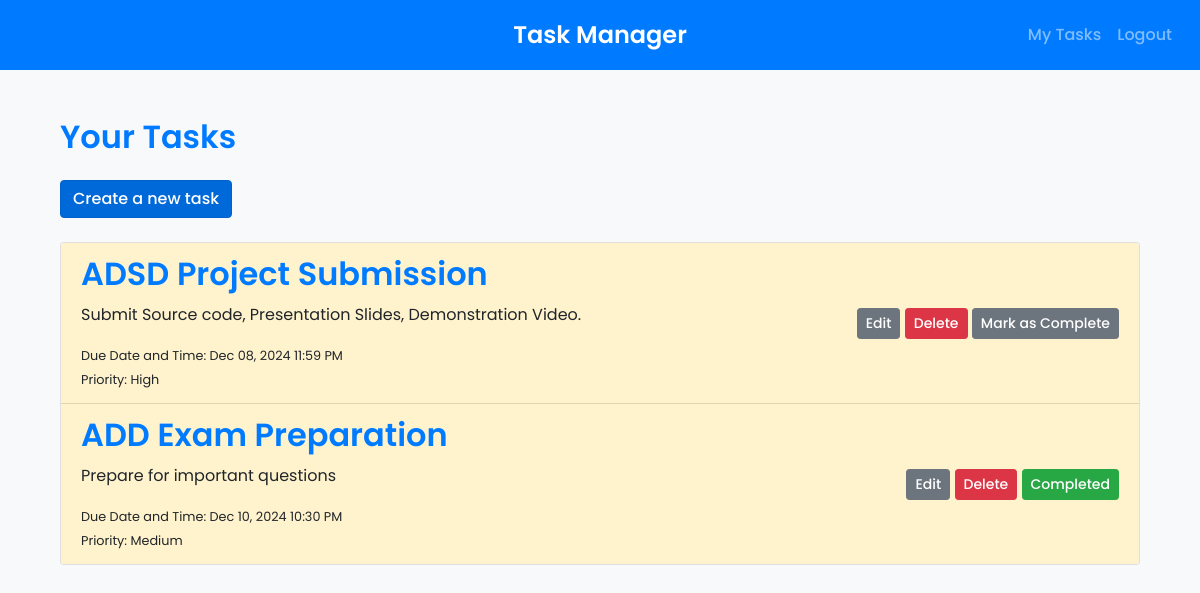
The page /tasks (signed in) on the database its author committed.
### app.py (models this page shows)
class Task(Model):
    title = CharField()
    description = CharField()
    due_date = DateTimeField()
    priority = CharField()
    assigned_to = ForeignKeyField(User, backref='tasks')  # Link task to a user
    completed = BooleanField(default=False) # type: ignore
    class Meta:
        database = db

### app.py (the view)
@app.route('/tasks')
@login_required
def list_user_tasks():
    tasks = Task.select().where(Task.assigned_to == current_user.id)
    return render_template('tasks.html', tasks=tasks)

### app.py (called while the page is built)
@login_manager.user_loader
def load_user(user_id):
    return User.get_or_none(User.id == int(user_id))

### templates/tasks.html
{% extends "base.html" %}
{% block content %}
<div class="container mt-5">
       <h2 class="mb-4" href="{{ url_for('list_user_tasks') }}">Your Tasks</a></h2>
    <a href="{{ url_for('create_task') }}" class="btn btn-primary mb-4">Create a new task</a>
    {% if tasks %}
        <div class="card">
          <ul class="list-group list-group-flush">
            {% for task in tasks %}
                <li class="list-group-item" data-task-id="{{ task.id }}">
                  <div class="d-flex justify-content-between align-items-center">
                    <div>
                        <h5>{{ task.title }}</h5>
                        <p>{{ task.description }}</p>
                        <small>Due Date and Time: {{ task.due_date.strftime('%b %d, %Y %I:%M %p') }}</small><br>
                        <small>Priority: {{ task.priority }}</small>
                    </div>
                    <div>
                        <a href="{{ url_for('edit_task', task_id=task.id) }}" class="btn btn-secondary btn-sm">Edit</a>
                        <form action="{{ url_for('delete_task', task_id=task.id) }}" method="POST" style="display: inline;">
                            <button type="submit" class="btn btn-danger btn-sm">Delete</button>
                        </form>
                        <form action="{{ url_for('toggle_task', task_id=task.id) }}" method="POST" style="display: inline;">
                            <button class="btn btn-sm {{ 'btn-success' if task.completed else 'btn-secondary' }}">
                                {{ 'Completed' if task.completed else 'Mark as Complete' }}
                            </button>
                        </form>
                    </div>
                 </div>
                </li>
            {% endfor %}
        </ul>
      </div>
    {% else %}
    <p class="text-center text-muted">No tasks found. Create your first task!</p>
    {% endif %}
</div>
{% endblock %}

### templates/base.html (shortened to what this page needs)
<!DOCTYPE html>
<html lang="en">
<head>
    <link rel="stylesheet" href="https://stackpath.bootstrapcdn.com/bootstrap/4.5.2/css/bootstrap.min.css">
    <link rel="stylesheet" href="{{ url_for('static', filename='styles.css') }}">
</head>
<body>
    <nav class="navbar navbar-expand-lg navbar-dark bg-primary d-flex align-items-center" style="height: 70px;">
        <div class="container d-flex justify-content-between align-items-center">
            <a class="navbar-brand mx-auto" href="{{ url_for('home') }}" style="font-size: 1.5rem; font-weight: 600;">Task Manager</a>
            <ul class="navbar-nav position-absolute" style="right: 20px;">
                {% if current_user.is_authenticated %}
                    <li class="nav-item">
                        <a class="nav-link" href="{{ url_for('list_user_tasks') }}">My Tasks</a>
                    </li>
                    <li class="nav-item">
                        <a class="nav-link" href="{{ url_for('logout') }}">Logout</a>
                    </li>
                {% elif request.endpoint == 'home' %}
                    <li class="nav-item">
                       <a></a>
                    </li>
                {% elif request.endpoint == 'login' %}
                    <li class="nav-item">
                        <a class="nav-link" href="{{ url_for('register') }}">Register</a>
                    </li>
                {% elif request.endpoint == 'register' %}
                    <li class="nav-item">
                        <a class="nav-link" href="{{ url_for('login') }}">Login</a>
                    </li>
                {% endif %}
            </ul>
        </div>
    </nav>
    <div class="container mt-4">
        {% block content %}{% endblock %}
    </div>
</body>
</html>

### static/styles.css (style rules this page uses)
body { font-family: 'Poppins',sans-serif; background-color: #f8f9fa; }
h1, h2, h3, h4, h5, h6 { font-family: 'Poppins', sans-serif; font-weight: 600; }
h2, h5 { color: #007bff; font-size: 2rem; }
p { font-size: 16px; line-height: 1.6; }
.navbar-brand, .nav-link { font-family: 'Poppins', sans-serif; font-weight: 500; }
.btn { font-family: 'Poppins', sans-serif; font-weight: 500; }
.btn-primary { background-color: #0069d9; border-color: #0062cc; }
.btn-danger { background-color: #dc3545; border-color: #dc3545; }
.btn-success { background-color: #28a745; border-color: #28a745; }
.list-group-item { background-color: #fff3cd; }
.navbar { margin-bottom: 20px; }

### rows shown on the page
Task: title "ADSD Project Submission", description "Submit Source code, Presentation Slides, Demonstration Video.", due_date "Dec 08, 2024 11:59 PM", priority "High", completed "Mark as Complete"
Task: title "ADD Exam Preparation", description "Prepare for important questions", due_date "Dec 10, 2024 10:30 PM", priority "Medium", completed "Completed"
